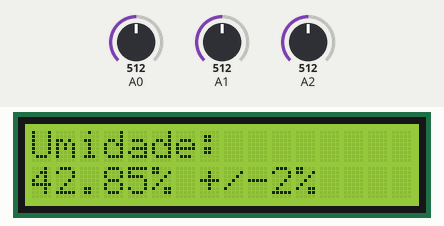
A sketch run on a simulated Arduino Uno, built with avr-gcc and run on an emulated ATmega328P. Shown: 16×2 character LCD. The inputs (shaded band) are chosen by the test bench; at power-on: A1 = 512, A0 = 512, A2 = 512. Random numbers use the default seed unless the sketch sets one.

Above: at 12.5 s.
12.6 s: A1 set to 716
At 15.3 s:
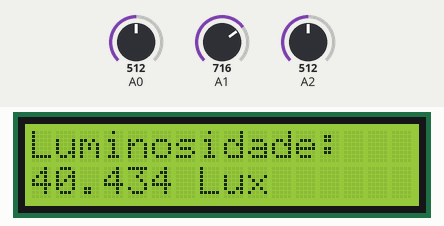
25.4 s: A0 set to 716
At 32.6 s:
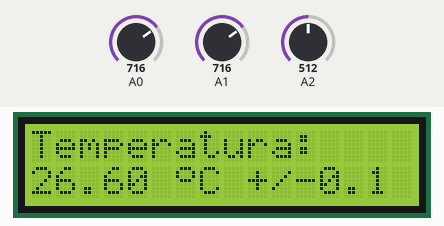
35.4 s: A2 set to 716
At 42.3 s:
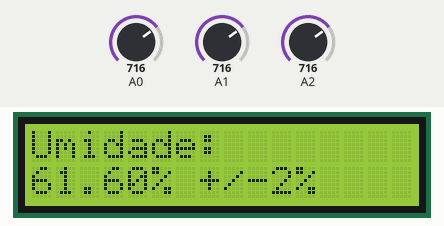
45.4 s: A0 set to 900
At 47.8 s:
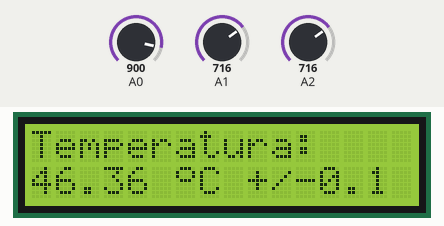
51.0 s: A0 set to 387
At 55.4 s:
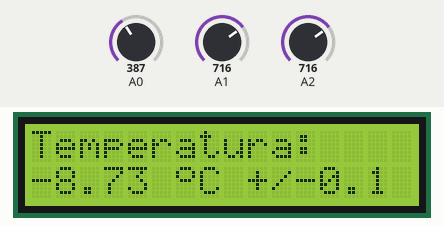
64.0 s: A0 set to 363
At 69.4 s:
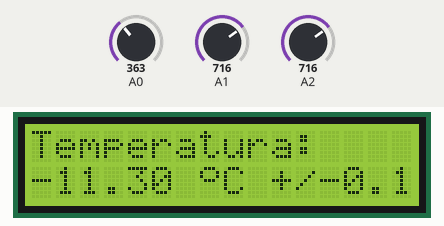
Timing chart, 0 to 70.9 s (numbered marks = the images above; inputs shaded):
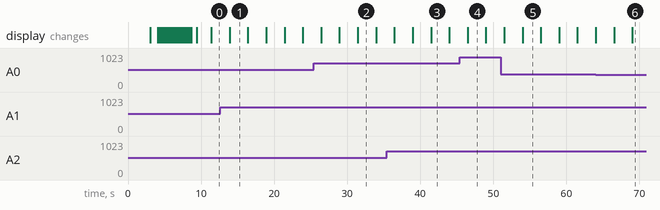

The sketch:

Estacao_ARDUINO.ino
```cpp
#include <LiquidCrystal.h>

// Inicialização do Display

const int rs = 12, en =11, d4 = 5, d5 = 4, d6 = 3, d7 = 2;
LiquidCrystal lcd(rs, en, d4, d5, d6, d7);

// Criacao de um caracter customizado

byte customChar[] = {
  B01110,
  B10001,
  B10001,
  B01110,
  B00000,
  B00000,
  B00000,
  B00000
};

void setup()
{

  analogReference(INTERNAL); // Define a referência analógica

  // Inicia o display

  lcd.begin(16,2);
  lcd.print("Estacao INSPER");
  lcd.setCursor(0,1);
  lcd.print("de Meteorologia");
  delay(3000);

  // Apresenta os integrantes

  lcd.clear();
  lcd.setCursor(0,0);
  lcd.print("Integrantes: Pedro     Victor   Rodrigo ");
  lcd.setCursor(0,1);
  lcd.print("             Sant'Ana  Assis    Coelho  ");
  delay(1000);
  for (int positionCounter = 0; positionCounter < 24; positionCounter++){
  	lcd.setCursor(0,0);
  	lcd.scrollDisplayLeft();
  	delay(200);
  }
  delay(500);

  // Inicia a rotina de printar as medições

  lcd.clear();
  lcd.setCursor(0,0);
  lcd.print("    MEDICOES    ");
  lcd.createChar(1, customChar);

  delay(2000);
}


//Função de simulação do DHT22

float dht_lerUmidade()
{
  float umidade = analogRead(A2)/1.023;
  umidade -= 20 + random(41);            //Incerteza do DHT22
  if (umidade < 0) umidade = 0;
  if (umidade > 1000) umidade = 1000;
  return umidade/10.0;
}


//Função TMP36

float ler_voltagem_tmp36()
{
  int adc = analogRead(A0);
  float v = adc * (1.1/1023.0);
  return v;
}

void loop()
{

  //DHT 22

  float umid = dht_lerUmidade();

  umid = 0.926 * umid + 1.88;    //Calibração DHT22

  // Print da umidade

  lcd.clear();
  lcd.setCursor(0,0);
  lcd.print("Umidade:");
  lcd.setCursor(0,1);
  lcd.print(umid);
  lcd.print("% +/-2%");

  delay(2500);

  // Sensor de Luz

  int bin;
  double tensao, res, lum;

  bin = analogRead(A1);
  tensao = bin * 1.1 / 1023;
  res = 330 * (5.0 / tensao + 1);
  lum = pow(10, 5 - log10(res));

  // Print da luminosidade

  lcd.clear();
  lcd.setCursor(0,0);
  lcd.print("Luminosidade:");
  lcd.setCursor(0,1);
  lcd.print(lum, 3);
  lcd.print(" Lux");

  delay(2500);

  //TMP36

  float voltagem = ler_voltagem_tmp36();
  float temp;
  temp = 99.86 * voltagem - 50.28;       //Calibração TMP36

  // Print da Temperatura

  lcd.clear();
  lcd.setCursor(0,0);
  lcd.print("Temperatura:");
  lcd.setCursor(0,1);
  lcd.print(temp);
  lcd.print(" ");
  lcd.write(1);
  lcd.print("C +/-0.1");

  delay(2500);
}
```

Measured:
- what the display in image 1 shows lasts 2.5 s, from 13.9 s to 16.4 s
